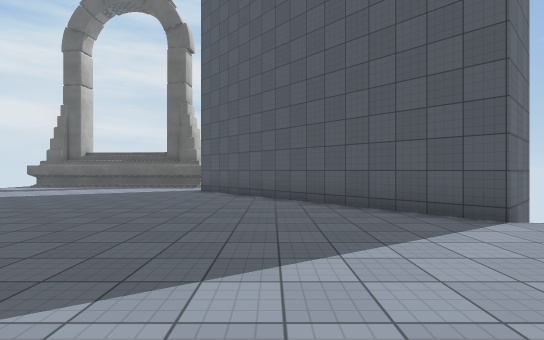
view 1 (above)

16 first-person views from a walk through a Unity game level. The camera is 1.4 m above the floor, looks level and sees 85° across. The floor is counted in squares, 1.8 m on a side. Each view is taken from the middle of a square. On the plan, view 1 faces up. The plan holds only what a view shows up to about 10 squares ahead; the rest is blank. The place goes on beyond the plan. The player is left out. Surface patterns are stand-ins for the level's own textures.

view 2
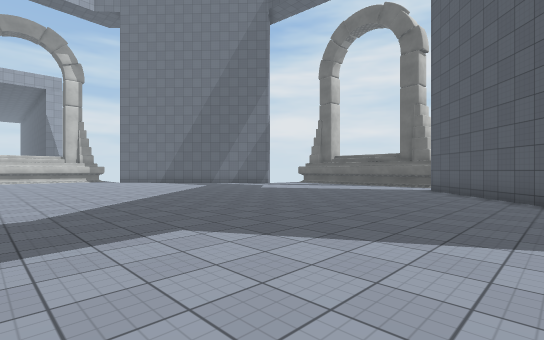

view 3
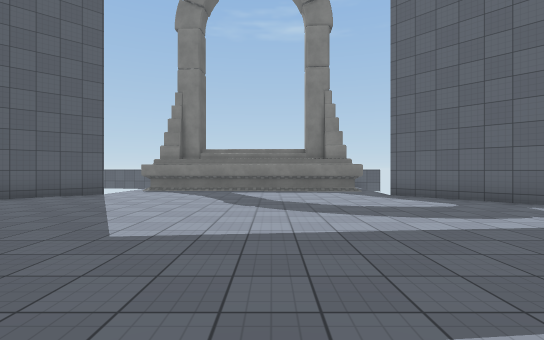

view 4
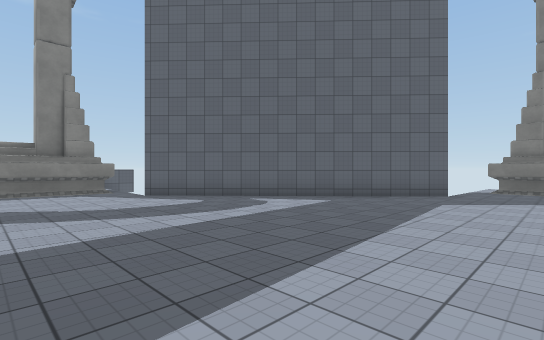

view 5
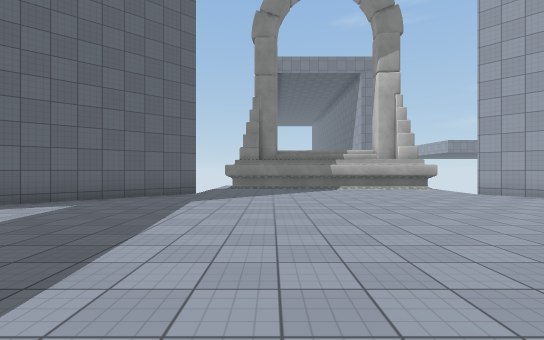

view 6
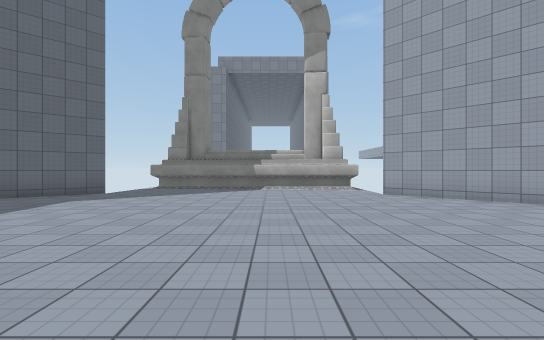

view 7
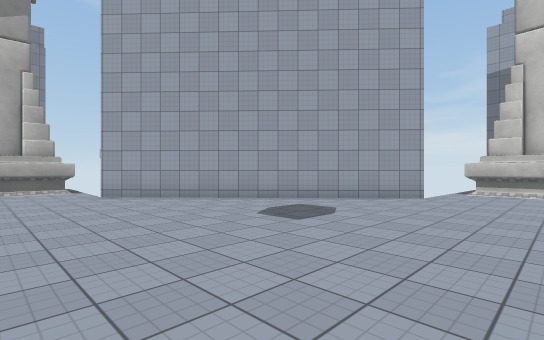

view 8
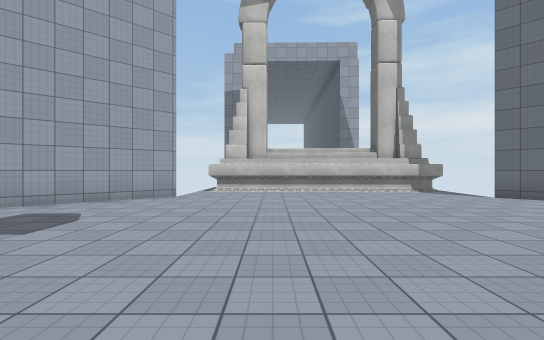

view 9
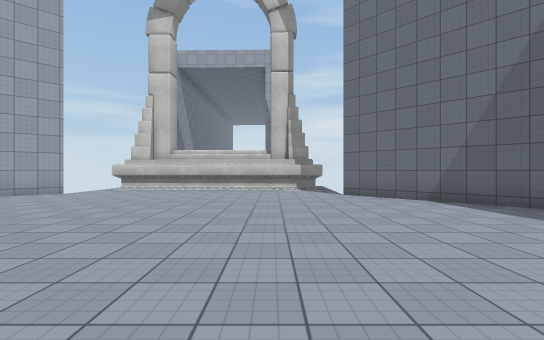

view 10
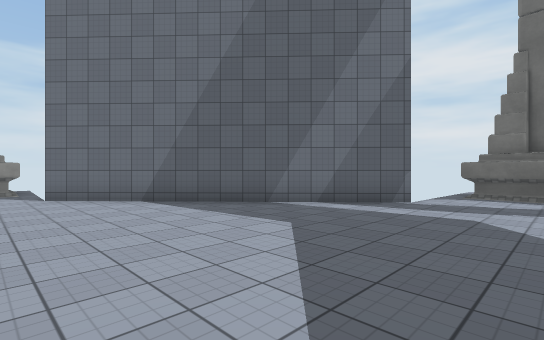

view 11
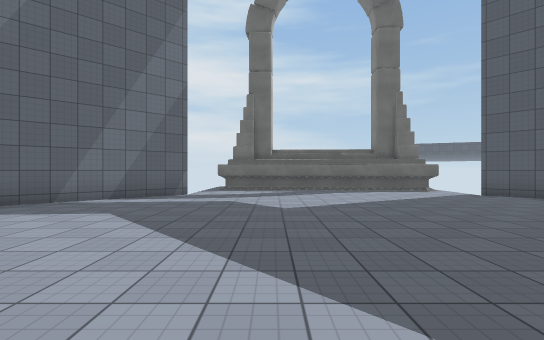

view 12
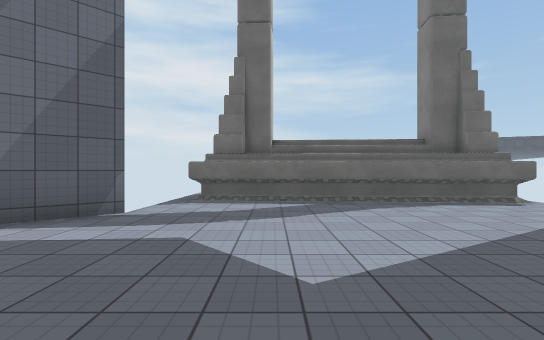

view 13
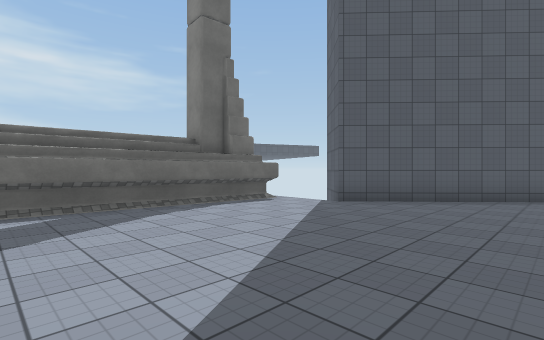

view 14
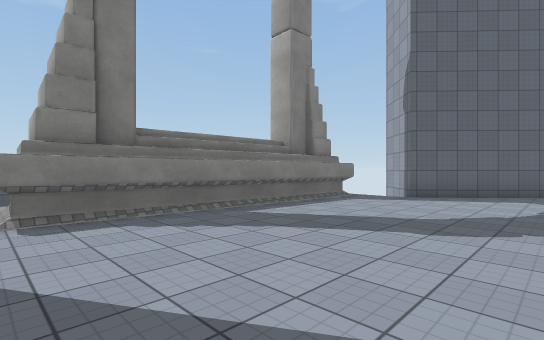

view 15
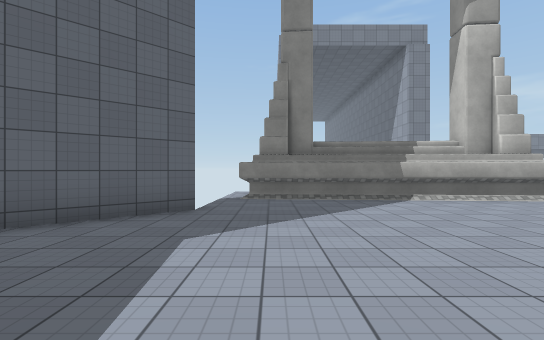

view 16
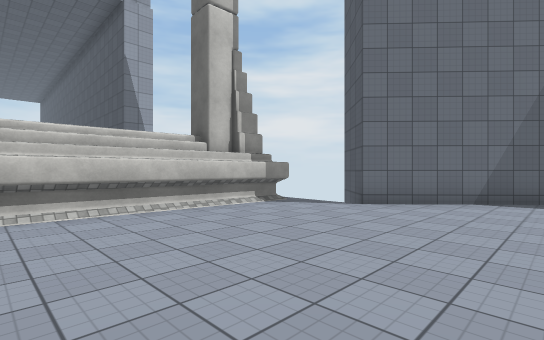

### Floor plan
Points are (right, up) in squares from view 1. A wall is a line through its corners. A room is listed if a view was taken in it or the views show most of it. See-through windows are left out.
Room 1 (views 1, 2, 3, 4, 5, 6, 7, 8, 9, 10, 11, 12, 13, 14, 15, 16)
walls: (-18.7, -3.8) (-12.5, -10.5); (-3.5, -10.8) (3.1, -4.7) (4.3, -5.9); (-11.7, 11.4) (-18.3, 5.2) (-19.7, 6.7); (-20.5, -1.4) (-20.6, -3.3); (-2.3, 11.4) (-1.2, 12.4); (-12.4, -12.3) (-4, -12.9); (-20.3, 5) (-20.5, -0.8); (4.7, -4.4) (5.1, 3.8); (-2.9, 12.8) (-11.1, 13.4); (5, 5.7) (3.5, 4.4) (-2.7, 11.1)
low walls: (-20.8, -1.4) (-20.8, -3); (-12.1, -12.5) (-4.3, -13.2); (-20.5, 4.7) (-20.7, -0.8); (4.9, -4.2) (5.3, 3.7); (-3.1, 13.1) (-10.9, 13.7)

Positions as (right, up) in squares from view 1, and headings:
1: (0, 0), facing up
2: (1, -1), facing up-left
3: (-6, -1), facing right
4: (-6, -1), facing down-right
5: (-6, -1), facing down
6: (-9, -1), facing down
7: (-10, -1), facing down-left
8: (-10, -1), facing left
9: (-9, 3), facing left
10: (-9, 4), facing up-left
11: (-9, 2), facing up
12: (-9, 6), facing up
13: (-9, 7), facing up-right
14: (0, 4), facing down-right
15: (-5, -5), facing down
16: (-15, -1), facing up-left
